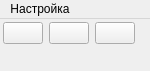
<?xml version="1.0" encoding="UTF-8"?>
<ui version="4.0">
 <class>HangingWindow</class>
 <widget class="QMainWindow" name="HangingWindow">
  <property name="geometry">
   <rect>
    <x>0</x>
    <y>0</y>
    <width>150</width>
    <height>71</height>
   </rect>
  </property>
  <property name="windowTitle">
   <string>IRtools</string>
  </property>
  <widget class="QWidget" name="centralwidget">
   <layout class="QHBoxLayout" name="horizontalLayout_2">
    <property name="sizeConstraint">
     <enum>QLayout::SetFixedSize</enum>
    </property>
    <property name="leftMargin">
     <number>3</number>
    </property>
    <property name="topMargin">
     <number>3</number>
    </property>
    <property name="rightMargin">
     <number>3</number>
    </property>
    <property name="bottomMargin">
     <number>3</number>
    </property>
    <item>
     <widget class="QPushButton" name="IRButton">
      <property name="sizePolicy">
       <sizepolicy hsizetype="Minimum" vsizetype="Preferred">
        <horstretch>0</horstretch>
        <verstretch>0</verstretch>
       </sizepolicy>
      </property>
      <property name="toolTip">
       <string>Запустить программу &quot;Имитатор Реактора&quot;</string>
      </property>
      <property name="text">
       <string/>
      </property>
      <property name="icon">
       <iconset resource="resources.qrc">
        <normaloff>:/icons/UIR.ico</normaloff>:/icons/UIR.ico</iconset>
      </property>
      <property name="iconSize">
       <size>
        <width>32</width>
        <height>32</height>
       </size>
      </property>
     </widget>
    </item>
    <item>
     <widget class="QPushButton" name="PrepFilesButton">
      <property name="sizePolicy">
       <sizepolicy hsizetype="Minimum" vsizetype="Preferred">
        <horstretch>0</horstretch>
        <verstretch>0</verstretch>
       </sizepolicy>
      </property>
      <property name="toolTip">
       <string>Выбрать и запустить программу подготовки файлов</string>
      </property>
      <property name="text">
       <string/>
      </property>
      <property name="icon">
       <iconset resource="resources.qrc">
        <normaloff>:/icons/PrepareFiles.ico</normaloff>:/icons/PrepareFiles.ico</iconset>
      </property>
      <property name="iconSize">
       <size>
        <width>32</width>
        <height>32</height>
       </size>
      </property>
     </widget>
    </item>
    <item>
     <widget class="QPushButton" name="ResultsPrcButton">
      <property name="sizePolicy">
       <sizepolicy hsizetype="Minimum" vsizetype="Preferred">
        <horstretch>0</horstretch>
        <verstretch>0</verstretch>
       </sizepolicy>
      </property>
      <property name="toolTip">
       <string>Выбрать и запустить программу обработки результатов</string>
      </property>
      <property name="text">
       <string/>
      </property>
      <property name="icon">
       <iconset resource="resources.qrc">
        <normaloff>:/icons/ResultsProcessing.ico</normaloff>:/icons/ResultsProcessing.ico</iconset>
      </property>
      <property name="iconSize">
       <size>
        <width>32</width>
        <height>32</height>
       </size>
      </property>
     </widget>
    </item>
   </layout>
  </widget>
  <widget class="QMenuBar" name="menuBar">
   <property name="geometry">
    <rect>
     <x>0</x>
     <y>0</y>
     <width>150</width>
     <height>21</height>
    </rect>
   </property>
   <widget class="QMenu" name="menu">
    <property name="title">
     <string>Настройка</string>
    </property>
    <widget class="QMenu" name="Language">
     <property name="title">
      <string>Язык</string>
     </property>
     <addaction name="English"/>
     <addaction name="Russian"/>
    </widget>
    <addaction name="openInitialWindow"/>
    <addaction name="openFuelLoad"/>
    <addaction name="Language"/>
    <addaction name="separator"/>
    <addaction name="Exit"/>
   </widget>
   <addaction name="menu"/>
  </widget>
  <action name="openInitialWindow">
   <property name="text">
    <string>Открыть основное окно</string>
   </property>
  </action>
  <action name="Exit">
   <property name="text">
    <string>Выход</string>
   </property>
  </action>
  <action name="English">
   <property name="checkable">
    <bool>true</bool>
   </property>
   <property name="text">
    <string>Английский</string>
   </property>
  </action>
  <action name="Russian">
   <property name="checkable">
    <bool>true</bool>
   </property>
   <property name="checked">
    <bool>true</bool>
   </property>
   <property name="text">
    <string>Русский</string>
   </property>
  </action>
  <action name="openFuelLoad">
   <property name="text">
    <string>Открыть загрузку</string>
   </property>
  </action>
 </widget>
 <resources>
  <include location="resources.qrc"/>
 </resources>
 <connections>
  <connection>
   <sender>Exit</sender>
   <signal>triggered()</signal>
   <receiver>HangingWindow</receiver>
   <slot>close()</slot>
   <hints>
    <hint type="sourcelabel">
     <x>-1</x>
     <y>-1</y>
    </hint>
    <hint type="destinationlabel">
     <x>74</x>
     <y>35</y>
    </hint>
   </hints>
  </connection>
 </connections>
</ui>
